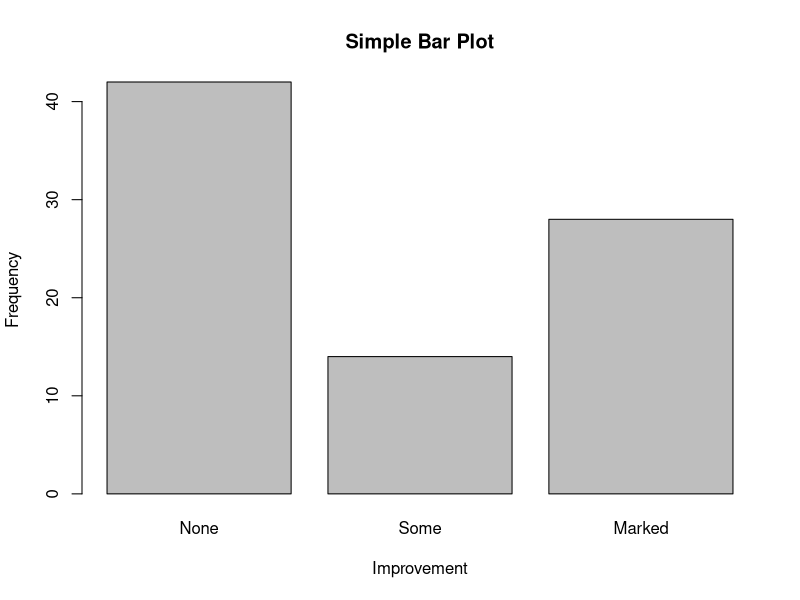
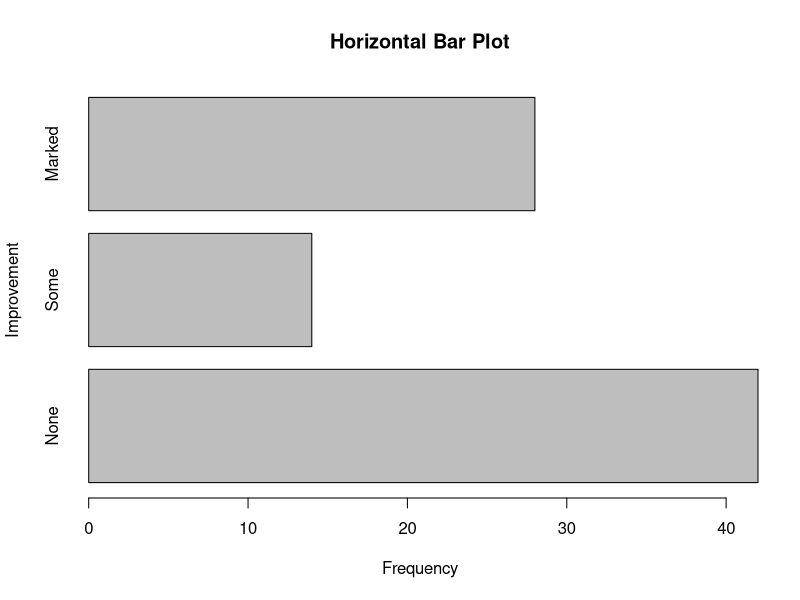
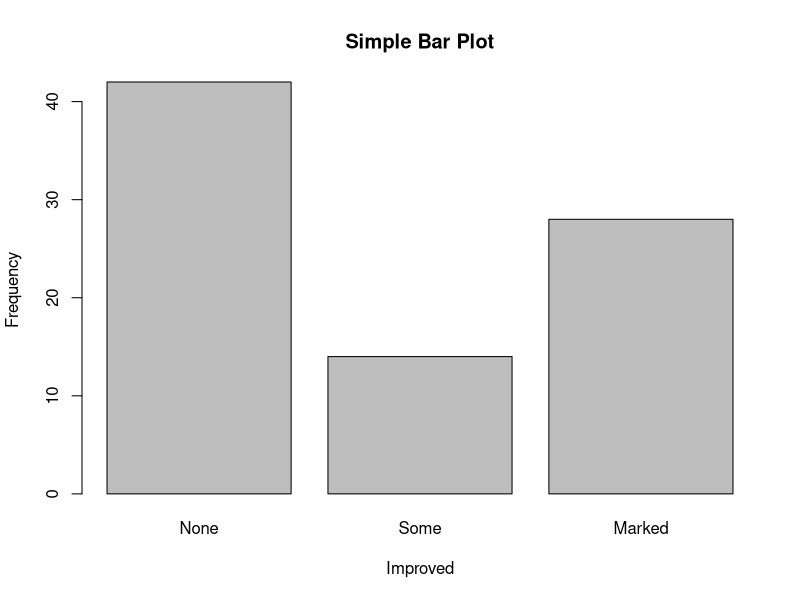
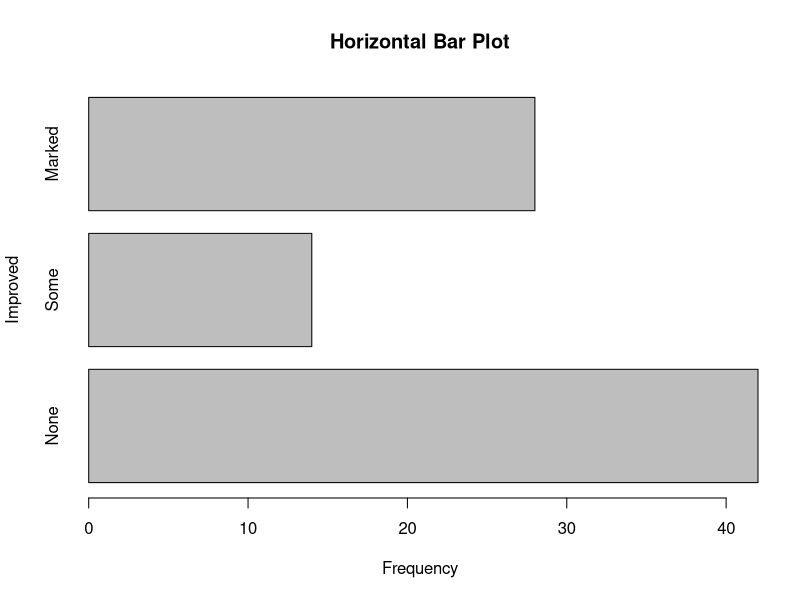
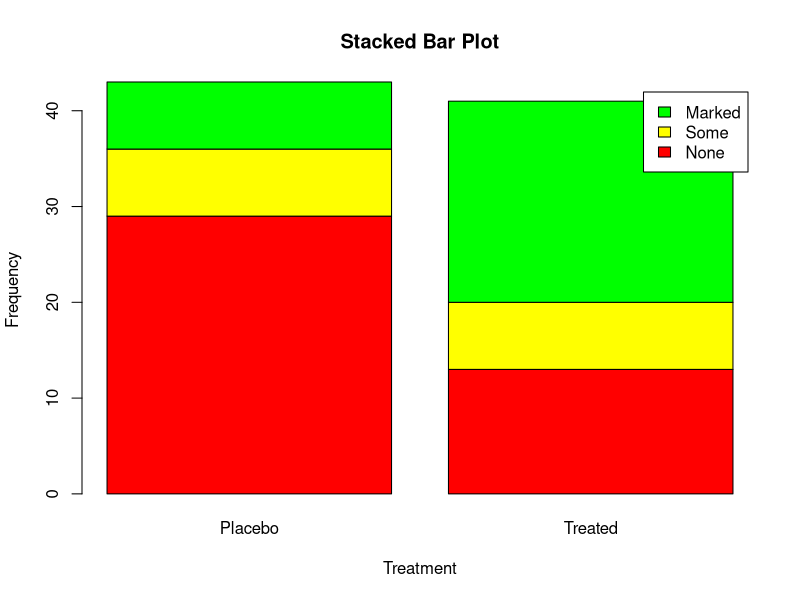
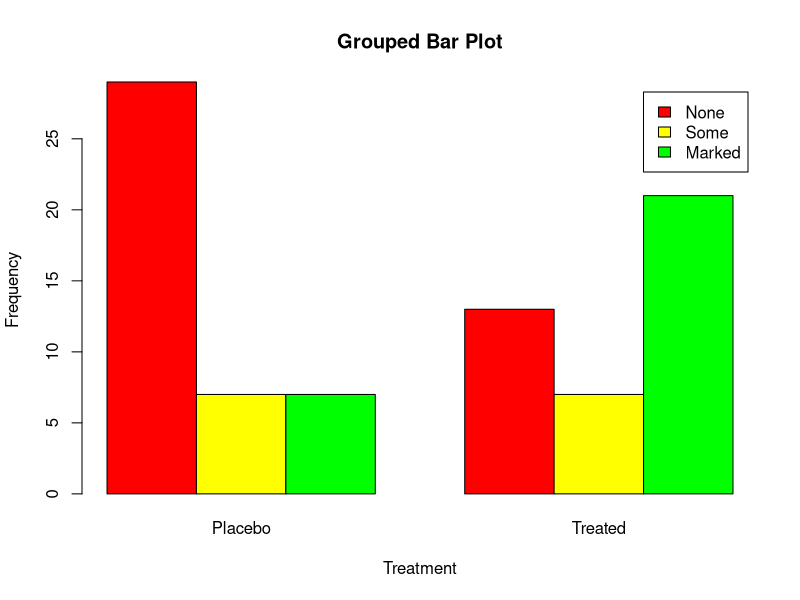
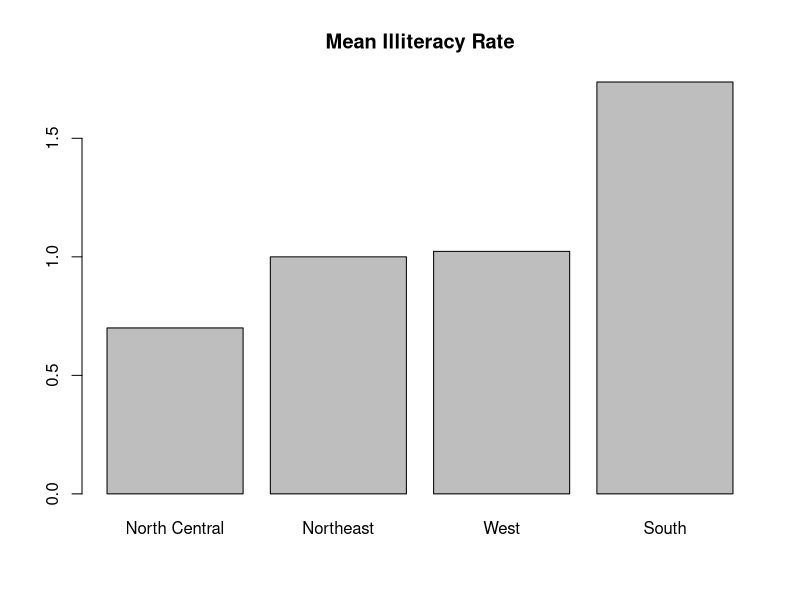
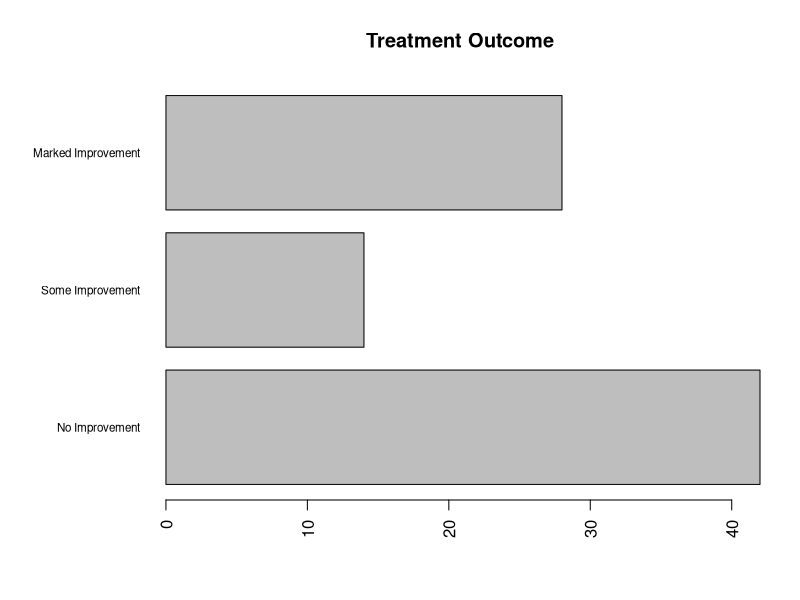

Recreate these plots in R, in order. (Note: this script raises an error after producing the figures.)
#一、条形图
install.packages("vcd")
library(vcd)
counts <- table(Arthritis$Improved)#table 函数对应的就是统计学中的列联表，是一种记录频数的方法.

head(Arthritis)#查看数据集
data(Arthritis)
str(Arthritis)

 # 简单条形图
barplot(counts, 
        main="Simple Bar Plot",
        xlab="Improvement", ylab="Frequency")
 # 水平条形图   
barplot(counts, 
        main="Horizontal Bar Plot", 
        xlab="Frequency", ylab="Improvement", 
        horiz=TRUE)
 #等同于如下的代码
plot(Arthritis$Improved, main="Simple Bar Plot",
     xlab="Improved", ylab="Frequency")
plot(Arthritis$Improved, horiz=TRUE, main="Horizontal Bar Plot",
     xlab="Frequency", ylab="Improved")

 #堆砌条形图和分组条形图
library(vcd)
counts <- table(Arthritis$Improved, Arthritis$Treatment)


barplot(counts, 
        main="Stacked Bar Plot",
        xlab="Treatment", ylab="Frequency", 
        col=c("red", "yellow","green"),            
        legend=rownames(counts)) 

                      
barplot(counts, 
        main="Grouped Bar Plot", 
        xlab="Treatment", ylab="Frequency",
        col=c("red", "yellow", "green"),
        legend=rownames(counts), beside=TRUE)

 #均值条形图
states <- data.frame(state.region, state.x77)
head(state.x77)
head(states)

means <- aggregate(states$Illiteracy, by=list(state.region), FUN=mean)
means

means <- means[order(means$x),]  
means

barplot(means$x, names.arg=means$Group.1) 
title("Mean Illiteracy Rate")  

 #微调的垂直直方图
par(mar=c(5,8,4,2))
par(las=2)
counts <- table(Arthritis$Improved)

barplot(counts,
        main="Treatment Outcome",
        horiz=TRUE, cex.names=0.7,
        names.arg=c("No Improvement", "Some Improvement",
                    "Marked Improvement"), )
 #棘状图
library(vcd)
attach(Arthritis)
counts <- table(Treatment, Improved)
spine(counts, main="Spinogram Example")
detach(Arthritis)

#二、饼图

par(mfrow=c(2,2)) #一个图版显示2行,2列                            
slices <- c(10, 12,4, 16, 8) 
lbls <- c("US", "UK", "Australia", "Germany", "France")

pie(slices, labels = lbls, 
    main="Simple Pie Chart")

pct <- round(slices/sum(slices)*100)                      
lbls <- paste(lbls, pct) #字符串连接函数paste
lbls <- paste(lbls,"%",sep="")
pie(slices,labels = lbls, col=rainbow(length(lbls)),
    main="Pie Chart with Percentages")

install.packages("plotrix")
library(plotrix)                                               
pie3D(slices, labels=lbls,explode=0.1,
      main="3D Pie Chart ") #表示两块扇形图是结合在一起

mytable <- table(state.region)#统计频次                                 
lbls <- paste(names(mytable), "\n", mytable, sep="")
pie(mytable, labels = lbls, 
    main="Pie Chart from a dataframe\n (with sample sizes)")

par(opar)

 #扇形图
library(plotrix)
slices <- c(10, 12,4, 16, 8)
lbls <- c("US", "UK", "Australia", "Germany", "France")
fan.plot(slices, labels = lbls, main="Fan Plot")

#三、直方图
# 简单直方图                                                        1
hist(mtcars$mpg)

#指定分组的直方图        
hist(mtcars$mpg, 
     breaks=12, 
     col="red", 
     xlab="Miles Per Gallon", 
     main="Colored histogram with 12 bins")

# 加轴须图的直方图 
hist(mtcars$mpg, 
     freq=FALSE, #freq=FALSE表示根据概率密度
     breaks=12, 
     col="red", 
     xlab="Miles Per Gallon", 
     main="Histogram, rug plot, density curve")  
rug(jitter(mtcars$mpg))#rug在坐标轴上标出元素出现的频数
lines(density(mtcars$mpg), col="blue", lwd=2)

# 【了解】加正态曲线的直方图  
x <- mtcars$mpg 
h<-hist(x, 
        breaks=12, 
        col="red", 
        xlab="Miles Per Gallon", 
        main="Histogram with normal curve and box") 
xfit<-seq(min(x),max(x),length=40) 
yfit<-dnorm(xfit,mean=mean(x),sd=sd(x)) 
yfit <- yfit*diff(h$mids[1:2])*length(x) # 频数=频率/组距*组距*总数~密度*组距*总数
lines(xfit, yfit, col="blue", lwd=2)
box()

#四、核密度图
par(mfrow=c(2,1))
d <- density(mtcars$mpg)

plot(d)

d <- density(mtcars$mpg)
plot(d, main="Kernel Density of Miles Per Gallon")
polygon(d, col="red", border="blue")
rug(mtcars$mpg, col="brown")

#[了解]可比较的核密度图
install.packages("sm")
par(lwd=2) 
library(sm)
attach(mtcars)

cyl.f <- factor(cyl, levels= c(4, 6, 8),                               
                labels = c("4 cylinder", "6 cylinder", "8 cylinder")) 

sm.density.compare(mpg, cyl, xlab="Miles Per Gallon")                
title(main="MPG Distribution by Car Cylinders")


colfill<-c(2:(2+length(levels(cyl.f)))) 
cat("Use mouse to place legend...","\n\n")
legend(locator(1), levels(cyl.f), fill=colfill) 
detach(mtcars)

#五、箱线图

boxplot(mtcars$mpg, main="Box plot", ylab="Miles per Gallon")
boxplot.stats(mtcars$mpg)

#并列箱线图
boxplot(mpg ~ cyl, data=mtcars,
        main="Car Mileage Data",
        xlab="Number of Cylinders",
        ylab="Miles Per Gallon")

#含凹槽的箱线图
boxplot(mpg ~ cyl, data=mtcars,
        notch=TRUE,
        varwidth=TRUE,
        col="red",
        main="Car Mileage Data",
        xlab="Number of Cylinders",
        ylab="Miles Per Gallon")

#两个交叉因子的箱线图
mtcars$cyl.f <- factor(mtcars$cyl,
                       levels=c(4,6,8),
                       labels=c("4","6","8"))


mtcars$am.f <- factor(mtcars$am, 
                      levels=c(0,1), 
                      labels=c("auto","standard"))


boxplot(mpg ~ am.f *cyl.f, 
        data=mtcars, 
        varwidth=TRUE,
        col=c("gold", "darkgreen"),
        main="MPG Distribution by Auto Type", 
        xlab="Auto Type")

#六、点图

dotchart(mtcars$mpg, labels=row.names(mtcars), cex=.7,
         main="Gas Mileage for Car Models",
         xlab="Miles Per Gallon")

#分组、排序、着色后的点图
x <- mtcars[order(mtcars$mpg),]
x$cyl <- factor(x$cyl)
x$color[x$cyl==4] <- "red"
x$color[x$cyl==6] <- "blue"
x$color[x$cyl==8] <- "darkgreen"
dotchart(x$mpg,
         labels = row.names(x),
         cex=.7,
         groups = x$cyl,
         gcolor = "black",
         color = x$color,
         pch=19,
         main = "Gas Mileage for Car Models\ngrouped by cylinder",
         xlab = "Miles Per Gallon")
